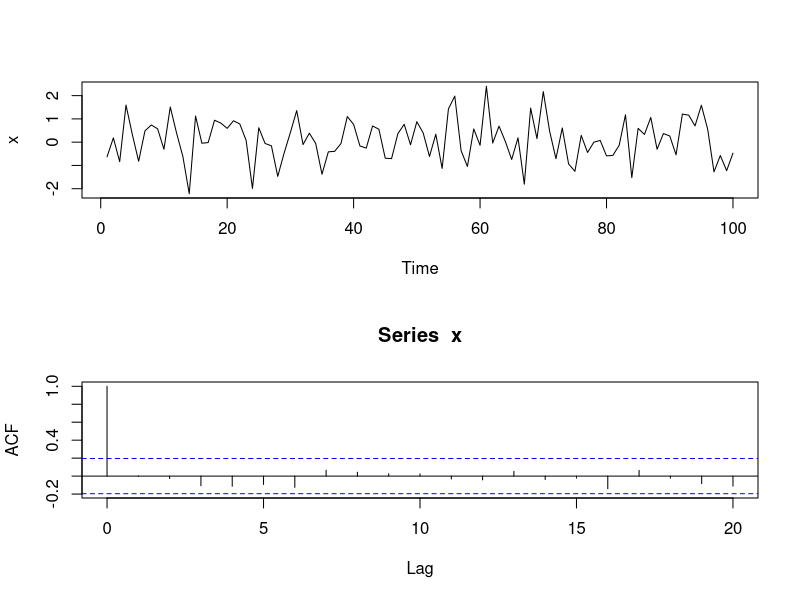

Write R code to recreate this figure.
# 设置工作路径
setwd("D:\\softwares\\applied statistics\\rcodelearning\\chap14\\sourcecode")
# 设置随机数种子
set.seed(1)
# 样本量
samplesize <- 100
# 正态白噪声
x <- rnorm(samplesize)
# 开始绘图
dev.new()
# 保存文件
pdf("../codeimage/code1.pdf")
# 设置子图
par(mfrow = c(2, 1))
# 时间序列线图
ts.plot(x)
# 自相关函数图
acf(x)
# 关闭图形
dev.off()
# 关闭文件
dev.off()
# 保存工作空间
save.image("R1.RData")
